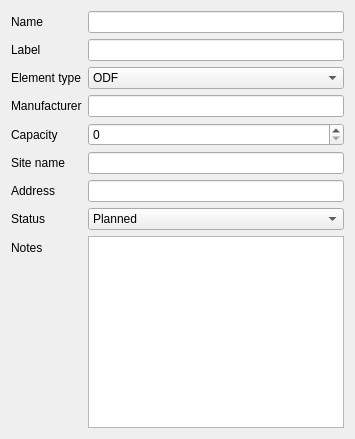
<?xml version="1.0" encoding="UTF-8"?>
<ui version="4.0">
 <class>ElementsForm</class>
 <widget class="QWidget" name="ElementsForm">
  <layout class="QFormLayout" name="formLayout">
   <item row="0" column="0"><widget class="QLabel"><property name="text"><string>Name</string></property></widget></item>
   <item row="0" column="1"><widget class="QLineEdit" name="naziv"/></item>
   <item row="1" column="0"><widget class="QLabel"><property name="text"><string>Label</string></property></widget></item>
   <item row="1" column="1"><widget class="QLineEdit" name="oznaka"/></item>
   <item row="2" column="0"><widget class="QLabel"><property name="text"><string>Element type</string></property></widget></item>
   <item row="2" column="1">
    <widget class="QComboBox" name="tip">
     <item><property name="text"><string>ODF</string></property></item>
     <item><property name="text"><string>OTB</string></property></item>
     <item><property name="text"><string>TB</string></property></item>
     <item><property name="text"><string>TO</string></property></item>
     <item><property name="text"><string>Patch Panel</string></property></item>
     <item><property name="text"><string>Splitter</string></property></item>
     <item><property name="text"><string>OLT</string></property></item>
     <item><property name="text"><string>ONU</string></property></item>
    </widget>
   </item>
   <item row="3" column="0"><widget class="QLabel"><property name="text"><string>Manufacturer</string></property></widget></item>
   <item row="3" column="1"><widget class="QLineEdit" name="proizvodjac"/></item>
   <item row="4" column="0"><widget class="QLabel"><property name="text"><string>Capacity</string></property></widget></item>
   <item row="4" column="1"><widget class="QSpinBox" name="kapacitet"><property name="maximum"><number>576</number></property></widget></item>
   <item row="5" column="0"><widget class="QLabel"><property name="text"><string>Site name</string></property></widget></item>
   <item row="5" column="1"><widget class="QLineEdit" name="naziv_objekta"/></item>
   <item row="6" column="0"><widget class="QLabel"><property name="text"><string>Address</string></property></widget></item>
   <item row="6" column="1"><widget class="QLineEdit" name="adresa_ulica"/></item>
   <item row="7" column="0"><widget class="QLabel"><property name="text"><string>Status</string></property></widget></item>
   <item row="7" column="1">
    <widget class="QComboBox" name="stanje">
     <item><property name="text"><string>Planned</string></property></item>
     <item><property name="text"><string>Built</string></property></item>
     <item><property name="text"><string>Existing</string></property></item>
    </widget>
   </item>
   <item row="8" column="0"><widget class="QLabel"><property name="text"><string>Notes</string></property></widget></item>
   <item row="8" column="1"><widget class="QPlainTextEdit" name="napomena"/></item>
  </layout>
 </widget>
</ui>
